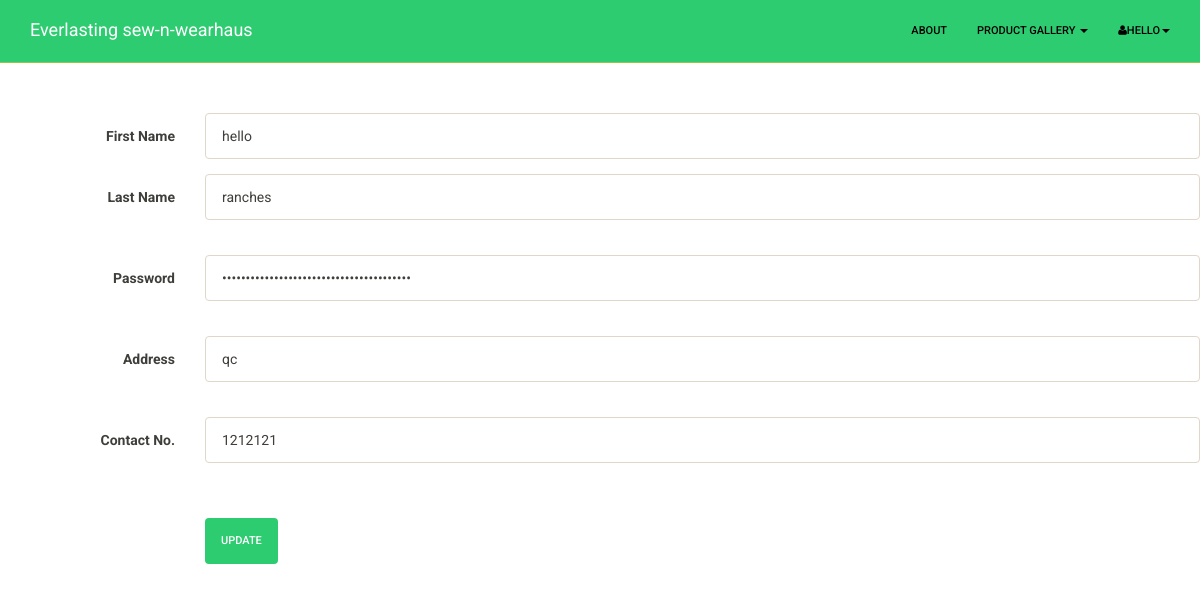
The app's page /sb-customer/editprofile.php (signed in) with its own data.
### tables this page shows
CREATE TABLE IF NOT EXISTS `accounts` (
  `user_id` int(11) NOT NULL AUTO_INCREMENT,
  `fname` varchar(25) NOT NULL,
  `lname` varchar(25) NOT NULL,
  `email` varchar(50) NOT NULL,
  `password` varchar(50) NOT NULL,
  `address` varchar(250) NOT NULL,
  `contact_no` int(20) NOT NULL,
  `status` int(5) NOT NULL,
  `usertype` int(10) NOT NULL,
  `codenum` text NOT NULL,
  PRIMARY KEY (`user_id`)
);

### sb-customer/editprofile.php (the view, shortened to what this page needs)
<!DOCTYPE html>
<?php
	$id = $_SESSION['userid'];
					?><br>
<html lang="en">
<head>
    <link href="../css/bootstrap.css" rel="stylesheet">
    <link href="../css/modern-business.css" rel="stylesheet">
    <link href="../font-awesome/css/font-awesome.min.css" rel="stylesheet">
</head>
<body>
    <nav class="navbar navbar-inverse navbar-fixed-top" role="navigation">
        <div class="container">
            <div class="navbar-header">
                <a class="navbar-brand" href="index.php">Everlasting sew-n-wearhaus</a>
            </div>
            <div class="collapse navbar-collapse navbar-ex1-collapse">
                <ul class="nav navbar-nav navbar-right">
                    <li><a href="about.php">About</a>
                    </li>
                    <li class="dropdown">
                        <a href="#" class="dropdown-toggle" data-toggle="dropdown">Product Gallery <b class="caret"></b></a>
                    </li>
					<li class="dropdown ">
              <a href="#" class="dropdown-toggle" data-toggle="dropdown"><i class="fa fa-user"></i><?php echo $_SESSION['fname'];?><b class="caret"></b></a>
            </li>
                </ul>
            </div>
        </div>
    </nav>
	 <div id="page-wrapper">
                <div class="panel-heading"><b>CUSTOMER ACCOUNTS</b></div>
			<br>
			 <?php
				$sql = "SELECT * FROM accounts WHERE user_id = $id";
				$result = mysql_query($sql);
				while ($row = mysql_fetch_array($result))
				{
			?>
			 <form class="form-horizontal" role="form" action="" method="post" >
				<div class="form-group">
                    <label for="description" class="col-sm-2 control-label">First Name</label>
                    <div class="col-sm-10">
                        <input type="text" name="fname" class="form-control" id="description"  pattern="[a-zA-z]+([ '-][a-zA-Z]+)*"title="Only letters, spaces, hyphens, and apostrophes are allowed." required value="<?php echo $row['fname']; ?>">
					</div>
                </div>
				<div class="form-group">
                    <label for="description" class="col-sm-2 control-label">Last Name</label>
                    <div class="col-sm-10">
                        <input type="text" name="lname" class="form-control" id="description"  pattern="[a-zA-z]+([ '-][a-zA-Z]+)*"title="Only letters, spaces, hyphens, and apostrophes are allowed." required value="<?php echo $row['lname']; ?>">
					</div>
                </div>
				<br>
				<div class="form-group">
                    <label for="description" class="col-sm-2 control-label">Password</label>
                    <div class="col-sm-10">
                        <input type="password" name="pass" class="form-control" id="description" pattern="^(?=.*?[A-Z])(?=.*?[a-z])(?=.*?[0-9])(?=.*?[#?!@$%^&*-]).{8,}$" value="<?php echo $row['password']; ?>">
                    </div>
                </div>
				<br>
                <div class="form-group">
                    <label for="price" class="col-sm-2 control-label">Address</label>
                    <div class="col-sm-10">
                        <input type="text" name="address" class="form-control" id="price" value="<?php echo $row['address']; ?>">
                    </div>
                </div>
				<br>
                <div class="form-group">
                    <label for="price" class="col-sm-2 control-label">Contact No.</label>
                    <div class="col-sm-10">
                        <input type="text" name="contactno" class="form-control" id="price" value="<?php echo $row['contact_no']; ?>">
                    </div>
                </div>
				<br>
				<br>
				<?php
				}
				?>
				<div class="form-group">
                    <div class="col-sm-offset-2 col-sm-10">
                        <button type="submit" name="submit" class="btn btn-success">UPDATE</button>
                    </div>
                </div>
            </form>
        </div>
</body>
</html>

### css/modern-business.css (style rules this page uses)
html, body { height: 100%; }
body { padding-top: 50px; }

### records on screen
accounts: fname "hello", lname "ranches", address "qc", contactno "1212121"

### other values on screen
$_SESSION['fname'] "HELLO"
